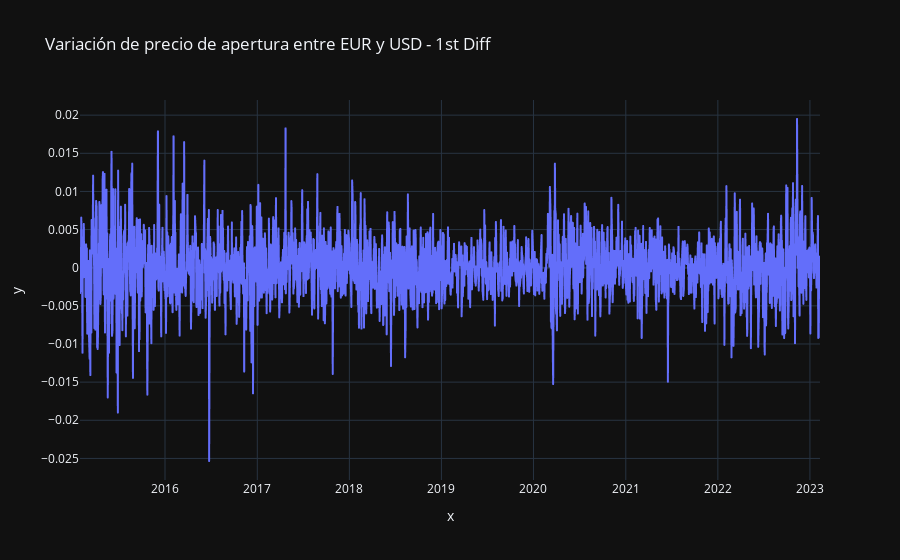

Here is the notebook cell this chart was saved with:
### Markdown cell above
### p-value menor a 0.05 significa que la hipótesis nula puede ser rechazada y esta serie puede ser tomada como estacionaria.

### Code cell
fig = px.line(df, x=exchange_rate_2.index, y=exchange_rate_2.open_bid_diff ,template = "plotly_dark",
              title = 'Variación de precio de apertura entre EUR y USD - 1st Diff')
fig.show()

### Figure 1 — Plotly figure (JSON) as saved in the notebook; plotly's stock layout.template omitted (floating-point values rounded to 4 significant figures; data arrays with more than 128 entries replaced by an {"elided": "..."} marker saying what was removed)
{"data": [{"hovertemplate": "x=%{x}<br>y=%{y}<extra></extra>", "legendgroup": "", "line": {"color": "#636efa", "dash": "solid"}, "marker": {"symbol": "circle"}, "mode": "lines", "name": "", "showlegend": false, "type": "scattergl", "x": {"elided": "2506 str values"}, "xaxis": "x", "y": {"elided": "2506 float values"}, "yaxis": "y"}], "layout": {"legend": {"tracegroupgap": 0}, "title": {"text": "Variación de precio de apertura entre EUR y USD - 1st Diff"}, "xaxis": {"anchor": "y", "domain": [0, 1], "title": {"text": "x"}}, "yaxis": {"anchor": "x", "domain": [0, 1], "title": {"text": "y"}}}}
